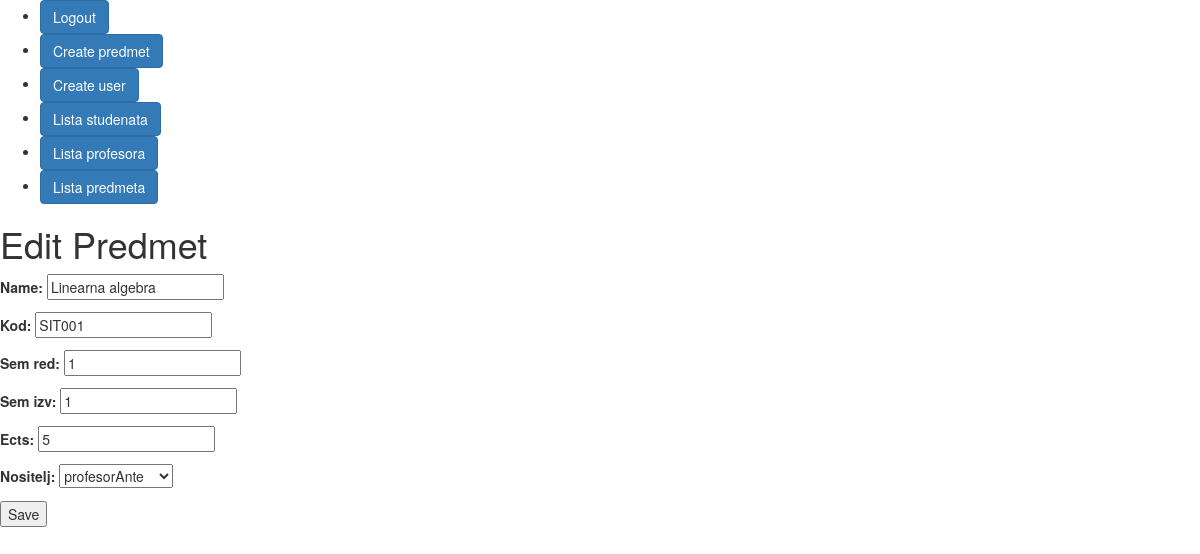
The page /predmeti/1/edit/ (signed in) on the database its author committed.
### appUpisStudenata/models.py (models this page shows, shortened)
class Predmeti(models.Model):
    IZBORNI = (('DA', 'da'), ('NE', 'ne'))
    name = models.CharField(max_length=50)
    kod = models.CharField(max_length=50)
    program = models.CharField(max_length=50)
    ects = models.IntegerField()
    sem_red = models.IntegerField()
    sem_izv = models.IntegerField()
    izborni = models.CharField(max_length=50, choices=IZBORNI)
    nositelj = models.ForeignKey(Korisnik, on_delete=models.SET_NULL, blank=True, null=True, related_name='nositelj')

### appUpisStudenata/views.py (the view)
# urls.py: path('predmeti/<int:pk>/edit/', PredmetiUpdateView.as_view(), name='editPredmeti'),
class PredmetiUpdateView(LoginRequiredMixin, UpdateView):
    model = Predmeti
    fields = ['name', 'kod', 'sem_red', 'sem_izv', 'ects', 'nositelj']
    template_name = 'predmetiEdit.html'
    success_url = '/list-predmeti/'
    def dispatch(self, request, *args, **kwargs):
        if not request.user.is_authenticated:
            return redirect('login')
        if request.user.role.role != 'ADMIN':
            return HttpResponseForbidden("Access Denied")
        return super().dispatch(request, *args, **kwargs)
    def get_form(self, form_class=None):
        form = super().get_form(form_class)
        profesor_role = Role.objects.get(role=Role.PROFESOR)
        form.fields['nositelj'].queryset = form.fields['nositelj'].queryset.filter(role=profesor_role)
        return form

### appUpisStudenata/templates/predmetiEdit.html (shortened to what this page needs)
{% extends 'base.html' %}
{% block content %}
  <h1>Edit Predmet</h1>
  <form method="post">
    {{ form.as_p }}
    <button type="submit">Save</button>
  </form>
{% endblock %}

### rows shown on the page
Predmeti: name "Linearna algebra", kod "SIT001", sem_red "1", sem_izv "1", ects "5", nositelj "profesorAnte"
